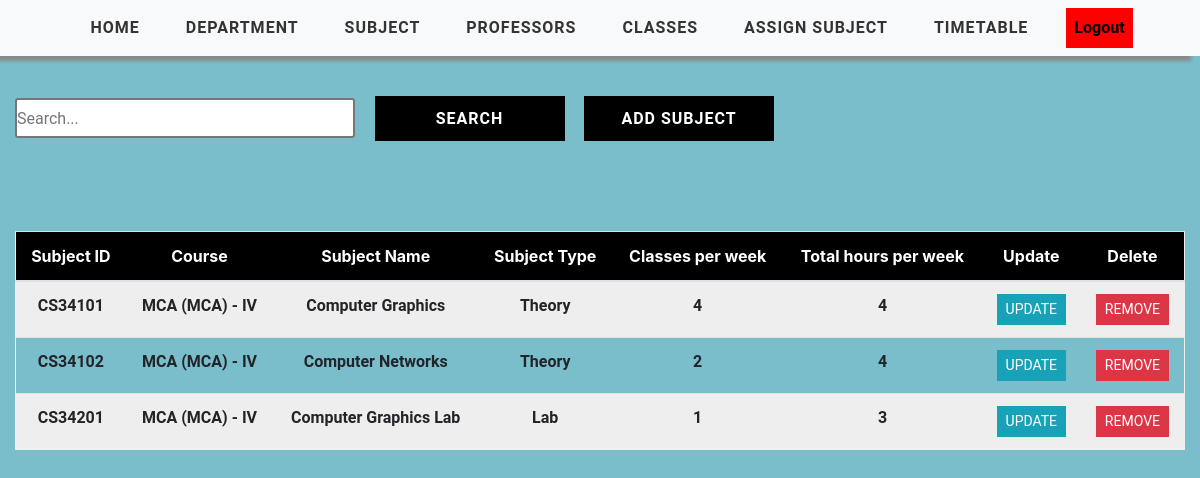
Page /course_view/ (signed in) on the committed database.
### timetableapp/models.py (models this page shows, shortened)
class Course(models.Model):
    COURSE_TYPE = (
        ('Theory', 'Theory'),
        ('Lab', 'Lab')
    )
    user = models.ForeignKey(User, on_delete=models.CASCADE, null=True, blank=True)
    department = models.ForeignKey(Department, on_delete=models.CASCADE)
    course_id = models.CharField(max_length=1000)
    course_name = models.CharField(max_length=1000)
    course_type = models.CharField(max_length=200, choices=COURSE_TYPE)
    credit_hours = models.PositiveIntegerField()
    contact_hours = models.PositiveIntegerField()
    class Meta:
        unique_together = ('user','course_id')

class Department(models.Model):
    SEMESTER = (
    ('I' ,'I'),
    ('II' ,'II'),
    ('III' ,'III'),
    ('IV' ,'IV'),
    ('V' ,'V'),
    ('VI' ,'VI'),
    ('VII' ,'VII'),
    ('VIII' ,'VIII'),
    )
    BRANCH_NAME = (
    ('B.Tech' ,'B.Tech'),
    ('MCA' ,'MCA'),
    )
    DEPARTMENT_NAME = (
    ('MCA' ,'MCA'),
    ('CSE' ,'CSE'),
    ('ECE' ,'ECE'),
    ('CHE' ,'CHE'),
    )
    user = models.ForeignKey(User, on_delete=models.CASCADE, null=True, blank=True)
    branch_name=models.CharField(max_length=200, choices=BRANCH_NAME)
    department_name=models.CharField(max_length=200, choices=DEPARTMENT_NAME)
    semester = models.CharField(max_length=200, choices=SEMESTER)
    students_length=models.IntegerField(default=100)
    class Meta:
        unique_together = ('department_name','branch_name','semester')
    def __str__(self):
        return f"{self.branch_name} ({self.department_name}) - {self.semester}"

### timetableapp/views.py (the view)
# urls.py: path('course_view/', views.CourseTable, name='course_view'),
@login_required(login_url='login')
def CourseTable(request):
    course = Course.objects.filter(user=request.user)
    context = {'course': course}
    return render(request, 'timetableapp/CourseTable.html', context)

### timetableapp/templates/timetableapp/CourseTable.html
{% extends 'timetableapp/main.html' %}
{% load static %}
{% block content %}
<div class="viewcontainer">
<div class="container-fluid">
    <div class="search">
        <input type="text" class="searchbox" placeholder="Search...">
        <input type="submit" value="Search" class="searchButton">
        <a href="{% url 'add-course' %}"><button class="searchButton">Add Subject </button></a>
    </div>
        <table class="table  text-center">
            <thead class="table-header" style="color: white;">
			<tr>
                <div class="header__item filter__link"  >
                   <th scope="col" class="text-center" >Subject ID</th>
                </div>
                <div class="header__item filter__link" >
                    <th class="text-center" scope="col" >Course</th>
                 </div>
                <div class="header__item filter__link" >
                  <th class="text-center" scope="col" >Subject Name</th>
                </div>
                <div class="header__item filter__link" >
                   <th class="text-center" scope="col" >Subject Type</th>
                </div>
                <div class="header__item filter__link"  >
                   <th class="text-center" scope="col" >Classes per week</th>
                </div>
                <div class="header__item filter__link" >
                   <th class="text-center" scope="col" >Total hours per week</th>
                </div>
                <div class="header__item filter__link" >
                    <th class="text-center" scope="col" > Update</th>
                </div>
                <div class="header__item filter__link" >
                     <th class="text-center" scope="col" >Delete</th>
                </div>
			</tr>
            </thead>
			<tbody class="tab-content">
                {% for corse in course %}
				<tr class="table-row text-center">
                        <th scope="row" class="table-data">{{ corse.course_id }}</th>
                        <th scope="row" class="table-data">{{ corse.department }}</th>
						<th scope="row" class="table-data"  >{{ corse.course_name }}</th>
						<th scope="row" class="table-data"> {{ corse.course_type}}</th>
						<th scope="row" class="table-data"> {{ corse.credit_hours}}</th>
                        <th scope="row" class="table-data"> {{ corse.contact_hours}}</th>
                        <th scope="row" class="table-data"> <a href="{% url 'update-course' corse.course_id %}" class="btn btn-sm btn-info">Update</a></th>
                        <th scope="row" class="table-data"> <a href="{% url 'delete-course' corse.course_id %}" class="btn btn-sm btn-danger" >Remove</a></th>
				</tr>
                {% endfor %}
            </tbody>
        </table>
    </div>
</div>
{% endblock %}

### static/css/style.css (style rules this page uses)
a { cursor: pointer; }

### static/css/tables.css (style rules this page uses)
*, *:before, *:after { box-sizing: border-box; }
body { font-family: "Roboto", sans-serif; margin: 0; background-color: white; }
.table { border: 1px solid #eeeeee; overflow-y: auto; overflow-x: auto; overflow-style: marquee-line; height: max-content; }
.table-header { width: 100%; background: #000; padding: 18px 0; position: sticky; top: 0; }
.table-row { width: 100%; padding: 18px 0; }
.table-row:nth-of-type(odd) { background: #eeeeee; }
.table-data, .header__item { flex: 1 1 20%; text-align: center; font-family: Roboto, sans-serif; font-weight: bold; }
.header__item { text-transform: uppercase; }
.filter__link { color: white; text-decoration: none; position: relative; display: inline-block; padding-left: 24px; padding-right: 24px; }
.filter__link::after { content: ""; position: absolute; right: -18px; color: white; font-size: 12px; top: 50%; transform: translateY(-50%); }
.btn { border-radius: 0 !important; font-family: Roboto, sans-serif !important; text-transform: uppercase; }
.search { display: inline-block; }
.searchbox { width: 340px; height: 40px; border-style: solid; border-radius: 3px; font-family: Roboto, sans-serif; text-align: justify; }
.searchButton { width: 190px; height: 45px ; font-family: Roboto, sans-serif; text-transform: uppercase; letter-spacing: 1px; font-weight: bolder; color: white ; background: black; margin-left: 15px; margin-top: 40px; border-color: black ; border-radius: 0 ; border-style: solid; border-width: 3px ; }

### static/css/add.css (style rules this page uses)
* { margin:0; padding:0; box-sizing: border-box; }
.viewcontainer { background-color: #7abecc; min-height: 100vh; }
.container-fluid { display: flex; flex-direction: column; gap:10px; }

### static/css/nav.css (style rules this page uses)
* { margin:0; padding:0; box-sizing: border-box; }

### rows in the picture
Course: course_id "CS34101", department "MCA (MCA) - IV", course_name "Computer Graphics", course_type "Theory", credit_hours "4", contact_hours "4"
Course: course_id "CS34102", department "MCA (MCA) - IV", course_name "Computer Networks", course_type "Theory", credit_hours "2", contact_hours "4"
Course: course_id "CS34201", department "MCA (MCA) - IV", course_name "Computer Graphics Lab", course_type "Lab", credit_hours "1", contact_hours "3"
